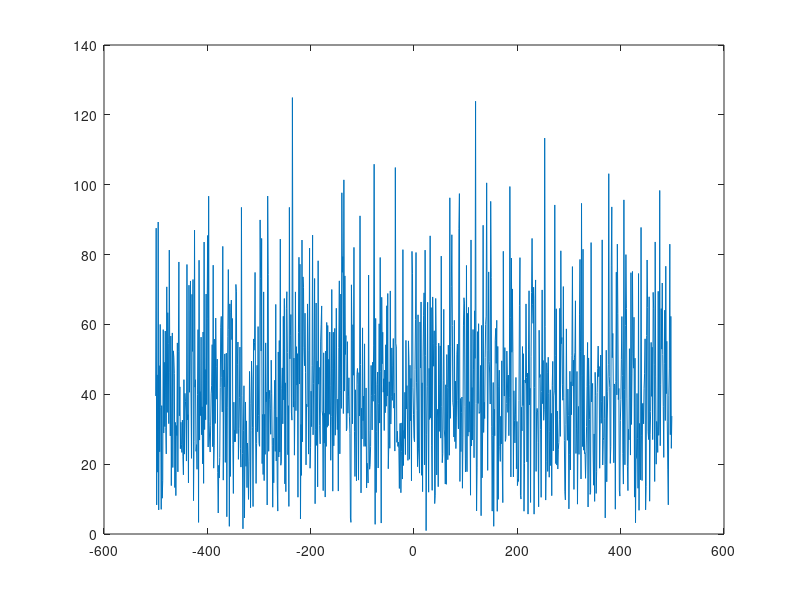
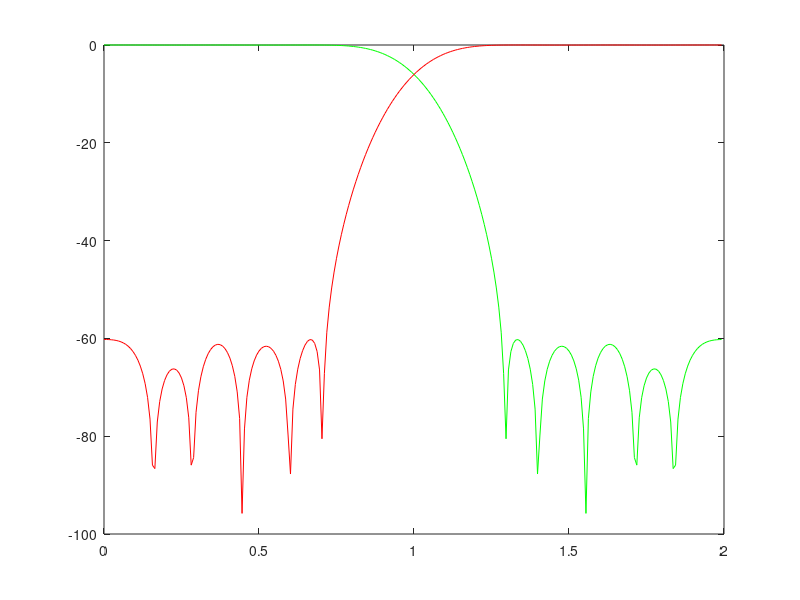
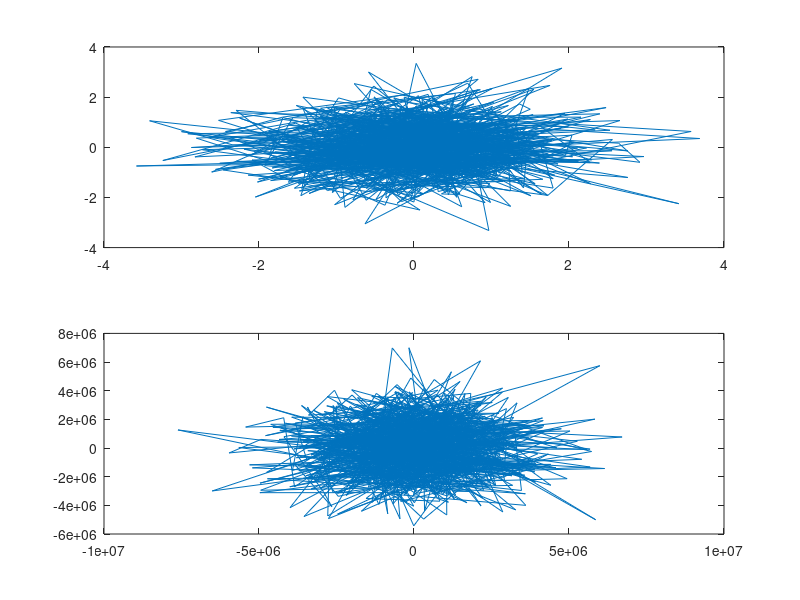
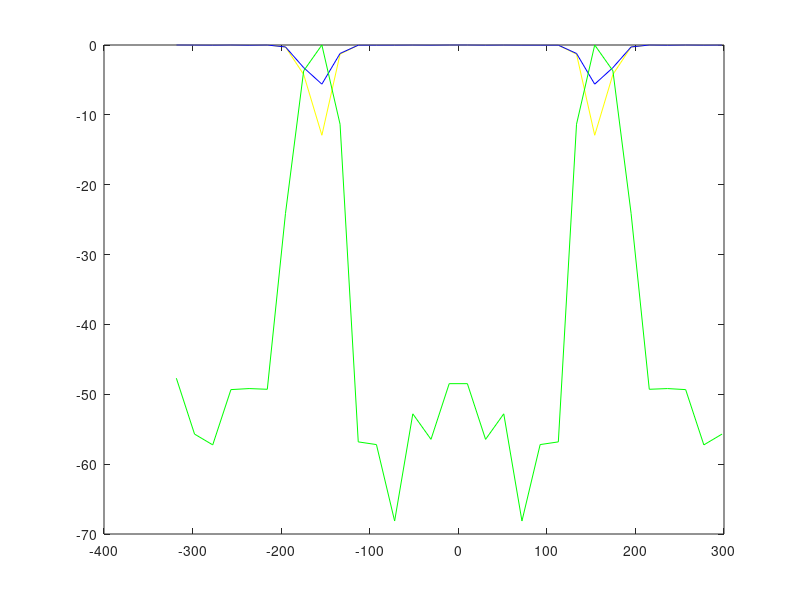

Write the MATLAB code that produced these figures, in order.
clc;
clear;
close all;
n=0:1023;
Ts=1/1000;
%% Band Pass Data
%  xi = 1344*cos(0.06*pi*n)+864*cos(0.18*n)+8543*cos(0.38*pi*n)-43*cos(0.8*pi*n);
%  xq = 1344*sin(0.06*pi*n)+864*sin(0.18*pi*n)+8543*sin(0.38*pi*n)-43*sin(0.8*pi*n);
%% Random Data
xi=randn(1,1024);
xq=randn(1,1024);
data=xi+j*xq;
y = fft(data);
fs = 1/Ts;
nl = length(data);
fshift = (-nl/2:nl/2-1)*(fs/nl);
yshift = fftshift(y);
figure;
plot(fshift,abs(yshift))
f = (0:length(y)-1)*fs/length(y);
%% Analysis Part
h0_coeff = [-1 0 3 0 -8 0 21 0 -45 0 91 0 -191 0 643 1024 643 0 -191 0 91 0 -45 0 21 0 -8 0 3 0 -1];
n=0:[length(h0_coeff)-1];
h1_coeff = (-1).^n.*h0_coeff;
len=length(h0_coeff);
vl=conv(data,h0_coeff);
vh=conv(data,h1_coeff);
[lp_filter,wl]=freqz(h0_coeff,1,256);
[hp_filter,wh]=freqz(h1_coeff,1,256);
%lp_db_value=20*log10(abs(lp_filter/max(lp_filter)));
[lp_freq]=fft(h0_coeff);
[hp_freq]=fft(h1_coeff);
leng=length(lp_freq);

T1=0.5*((abs(lp_freq)).^2-(abs(hp_freq)).^2);%% Transfer Function
hp_db_value=20*log10(abs(hp_filter/max(hp_filter)));
figure;
plot(2*wl/pi,20*log10(abs(lp_filter/max(lp_filter))),'g');
hold on;
plot(2*wh/pi,20*log10(abs(hp_filter/max(hp_filter))),'r');
down_vl=downsample(vl,2);
down_vh=downsample(vh,2);
up_ag_vl=upsample(down_vl,2);
up_ag_vh=upsample(down_vh,2);
%% Synthesis Part
g0_coeff= h0_coeff;
g1_coeff=-h1_coeff;
g1_coeff_2=h1_coeff;
syn_low=conv(up_ag_vl,g0_coeff);
syn_high=conv(up_ag_vh,g1_coeff);
syn_high_2=conv(up_ag_vh,g1_coeff_2);
xbar=syn_low+syn_high;
xbar_2=syn_low+syn_high_2;
figure;
subplot(211);plot(data)
subplot(212);plot(xbar);
%% MSE
sum=0;
for k=1:1024
    MSEr(k)=abs(data(k)-xbar(k))^2/abs(data(k))^2;
    sum=sum+MSEr(k);
end
MSError1=sqrt(sum)/1024
%% Another Transfer Function
nl1=length(lp_freq);
fl = (-nl1/2:nl1/2-1)*(fs/nl1);
T2=0.5*((abs(lp_freq)).^2+(abs(hp_freq)).^2);
A2= abs(lp_freq.*hp_freq);
figure;
figure;
plot(2*fl/pi, 20*log10(abs(T1)/max(T1)),'y');
hold on;
plot(2*fl/pi, 20*log10(abs(T2)/max(T2)),'b');
hold on;
plot(2*fl/pi, 20*log10(abs(A2)/max(A2)),'g');
sum=0;
for k=1:1024
    MSEr2(k)=abs(data(k)-xbar_2(k))^2/abs(data(k))^2;
    sum=sum+MSEr2(k);
end
MSError2=sqrt(sum)/1024
